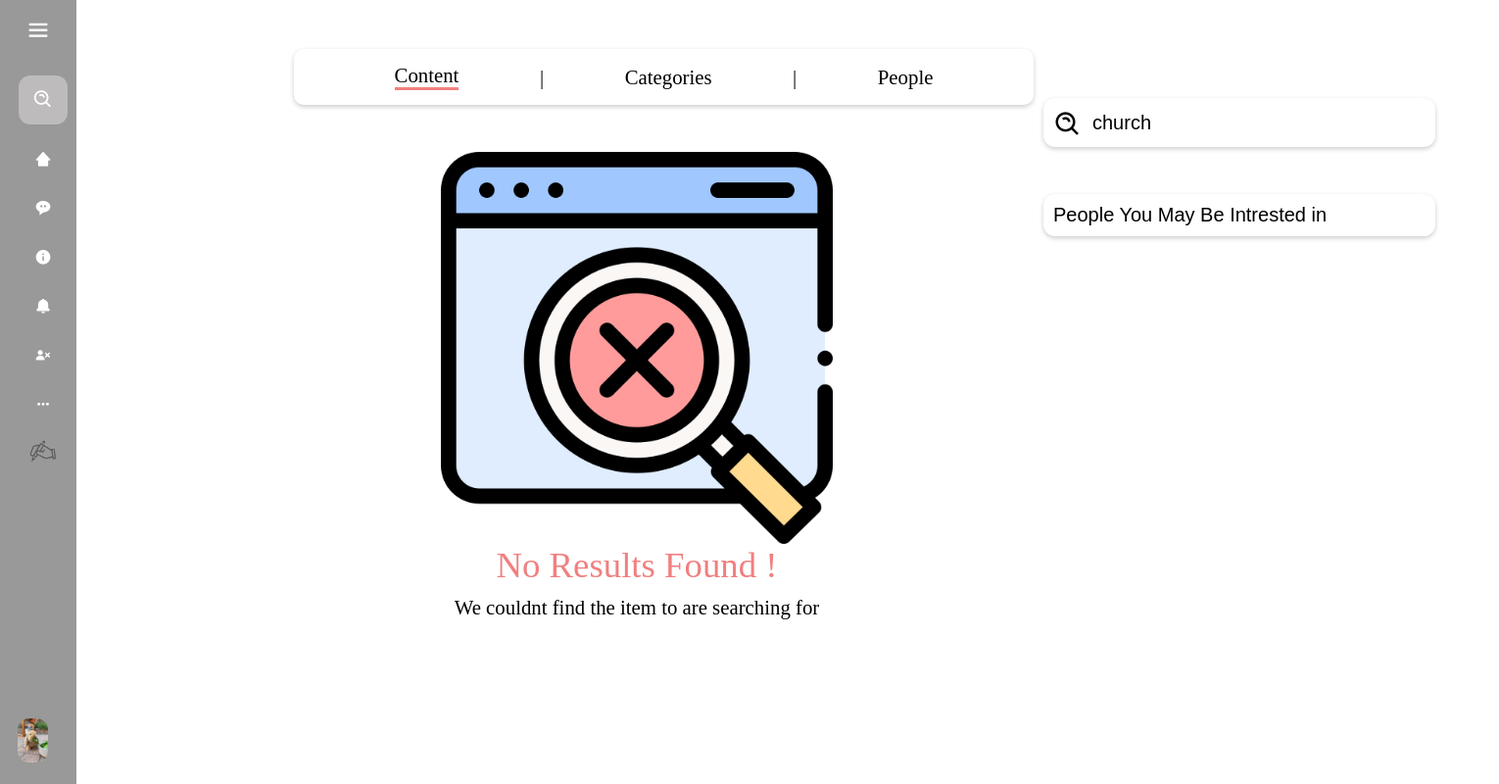
The page /search?q=church&type=category (signed in) on the database as committed earlier.
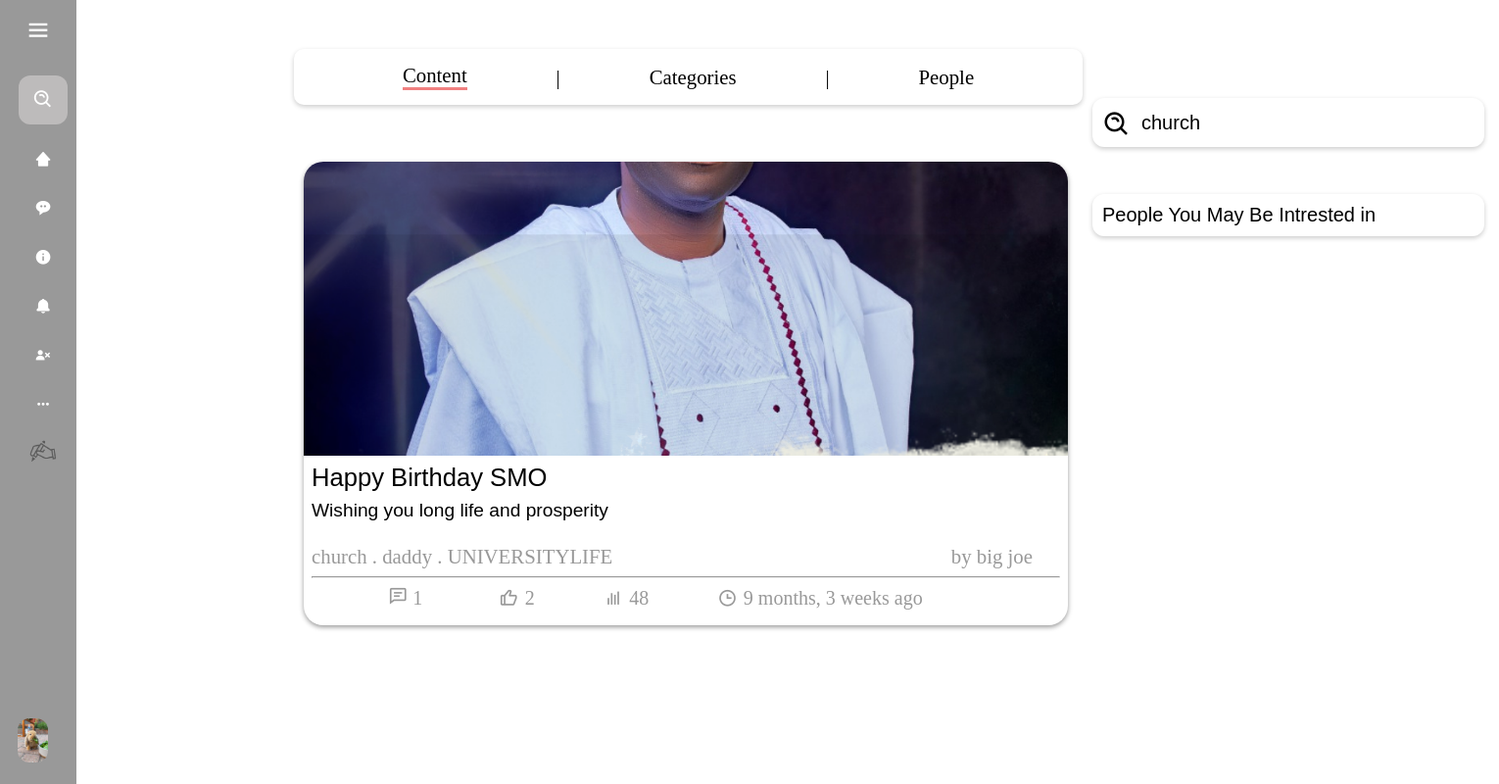
The same page on the database as committed later.
### blog/models.py (models this page shows, shortened)
class Post(models.Model):
    id = models.UUIDField(primary_key = True, default = uuid.uuid4)
    user = models.ForeignKey(Profile, on_delete= models.SET_NULL, null= True)
    image = models.ImageField(upload_to='post_images', default=None, null=True, blank=True)
    topic = models.CharField(max_length=100, null = True, blank=True)
    caption = models.TextField()
    category = models.ManyToManyField(category, related_name='cats', blank=True)
    created = models.DateTimeField(default = datetime.now)

class category(models.Model):
    category = models.CharField(max_length=200)

class Profile(models.Model):
    user = models.OneToOneField(User, on_delete=models.CASCADE)
    bio = models.TextField(null=True, blank=True)
    dob = models.DateField(null=True, blank=True)
    profile_img =  models.ImageField( upload_to='profile_images', default='default.jpg')
    location = models.CharField(null=True, blank=True, max_length=100)
    website = models.CharField(null=True, blank=True,max_length=100)
    about = models.TextField(null=True, blank=True)
    followers = models.ManyToManyField('self', symmetrical=False, related_name='following')
    userfol = models.ManyToManyField('self', symmetrical=False, related_name='userfollowing')
    def __str__(self):
        return self.user.username

### blog/views.py (the view)
# urls.py: path("search", views.search, name="search-page")
def search(request):
    q = request.GET.get("q")
    type = request.GET.get("type")
    d_user = User.objects.get(username=request.user)
    c_user_profile = Profile.objects.get(user=d_user)
    post = None
    people = None
    if type == "post":
        post = Post.objects.filter(Q(caption__icontains=q) | Q(topic__icontains=q))
    elif type == "category":
        post = Post.objects.filter(category__category__icontains=q)
    elif type == "people":
        people = Profile.objects.filter(
            Q(user__username__icontains=q) | Q(user__first_name__icontains=q)
        )
    else:
        pass
    context = {
        "post": post,
        "c_user_profile": c_user_profile,
        "searchterm": q,
        "people": people,
        "type": type,  # Pass type to template for UI handling
    }
    return render(request, "SearchPage.html", context)

### templates/Searchpage.html (shortened to what this page needs)
{% extends "base.html" %} {% load static %}
{% block content %}
<div>
  <div style="display: flex; flex-direction: column; gap: 3rem">
    <div
      style="
        display: flex;
        align-items: center;
        justify-content: space-evenly;
        font-size: 1.3rem;
        margin-top: 50px;
        box-shadow: 0 2px 5px 0 rgba(0, 0, 0, 0.2);
        padding: 15px 20px;
        border-radius: 10px;
      "
    >
      <a
        style="
          font-family: barlow;
          text-decoration: none;
          color: black;
          border-bottom: 3px solid lightcoral;
        "
        href="/search?q={{ request.GET.q }}&type=post"
        >Content</a
      >
      <span>|</span>
      <a
        style="font-family: barlow; text-decoration: none; color: black"
        href="/search?q={{ request.GET.q }}&type=category"
        >Categories</a
      >
      <span>|</span>
      <a
        style="font-family: barlow; text-decoration: none; color: black"
        href="/search?q={{ request.GET.q }}&type=people"
        >People</a
      >
    </div>
    <div class="content-showing">
      {% if type == "post" %} {% if post %}
      <div class="categories">{% include 'post_listing.html' %}</div>
      {% else %}
      <div
        style="
          width: 700px;
          margin-left: 40px;
          display: flex;
          align-items: center;
          flex-direction: column;
        "
      >
        <img
          style="width: 400px"
          src="{% static 'img/no-results.png' %}"
          alt="nrf"
        />
        <p
          style="
            font-size: 2.3rem;
            font-family: cursive;
            color: lightcoral;
          "
        >
          No Results Found !
        </p>
        <p style="font-size: 1.3rem; font-family: barlow; padding: 10px">
          We couldnt find the item to are searching for
        </p>
      </div>
      {% endif %} {% elif type == "category" %}
      <div class="categories">
        {% if post %} {% include 'post_listing.html' %} {% else %}
        <div
          style="
            width: 700px;
            display: flex;
            align-items: center;
            flex-direction: column;
          "
        >
          <img
            style="width: 400px"
            src="{% static 'img/no-results.png' %}"
            alt="nrf"
          />
          <p
            style="
              font-size: 2.3rem;
              font-family: cursive;
              color: lightcoral;
            "
          >
            No Results Found !
          </p>
          <p
            style="font-size: 1.3rem; font-family: barlow; padding: 10px"
          >
            We couldnt find the item to are searching for
          </p>
        </div>
        {% endif %}
      </div>
      {% endif %}
    </div>
  </div>
</div>
{% endblock %}

### templates/post_listing.html (shortened to what this page needs)
{% load static %}
<link
  href="https://unpkg.com/boxicons@2.1.4/css/boxicons.min.css"
  rel="stylesheet"
/>
<link rel="stylesheet" href="{% static 'css/post_listing.css' %}" />
<link rel="stylesheet" href="{% static 'css/mediaquery.css' %}" />
<body>
  {% for dposts in post %}
 <div class="post_main">
    <div class="user_post">
      <a
        style="text-decoration: none; color: #000"
        href="/post_details/{{dposts.id}}"
      >
        <div class="post_img_div">
          {% if dposts.image %}
          <img src="{{ dposts.image.url }}" class="post_img" />
          {% endif %}
        </div>
        <div class="post_heading"> {{ dposts.topic }} </div>
        <div class="post_body">{{ dposts.caption|truncatechars:300 }}</div>
      </a>
      <div class="post_info">
        <div class="post_about">
          <div class="post_about_links">
            {% for cat in dposts.category.all %}
            <a href="/search?q={{ cat.category }}&type=category">{{ cat.category }}</a>
            {% if not forloop.last %} . {% endif %} {% endfor %}
          </div>
          <a href="/profile/{{ dposts.user}}" class="post_owner"
            >by {{ dposts.user }}</a
          >
        </div>
        <hr />
        <div class="actions">
          <div class="action_btns comment">
            <a href="/post_details#comment">
              <i class="bx bx-comment-detail"></i>
              <span>{{ dposts.message_set.count }}</span>
            </a>
          </div>
                    <div onclick="lorem()" class="action_btns comment">
                        <i id="liker" class="bx bx-like"></i>
                        <span>{{ dposts.like_set.count }}</span>
                    </div>
          <div class="action_btns views">
            <i class="bx bx-bar-chart"></i>
            <span>48</span>
          </div>
          <div class="action_btns views">
            <i class="bx bx-time"></i>
            <span class="mybox">{{dposts.created | timesince }} ago</span>
          </div>
        </div>
      </div>
    </div>
  </div>
  {% endfor %}
  <nav aria-label="Page navigation example">
    <ul class="pagination">
    </ul>
</nav>
</body>

Rows that differ between the two databases and show on the page:
added Post: image (picture), topic "Happy Birthday SMO", caption "Wishing you long life and prosperity", user "big joe", message_set.count "1", like_set.count "2", created "9 months, 3 weeks"
added category: category "church"
added category: category "daddy"
added category: category "UNIVERSITYLIFE"
Other text that changed with them:
text no longer shown: "No Results Found ! We couldnt find the item to are searching for"
